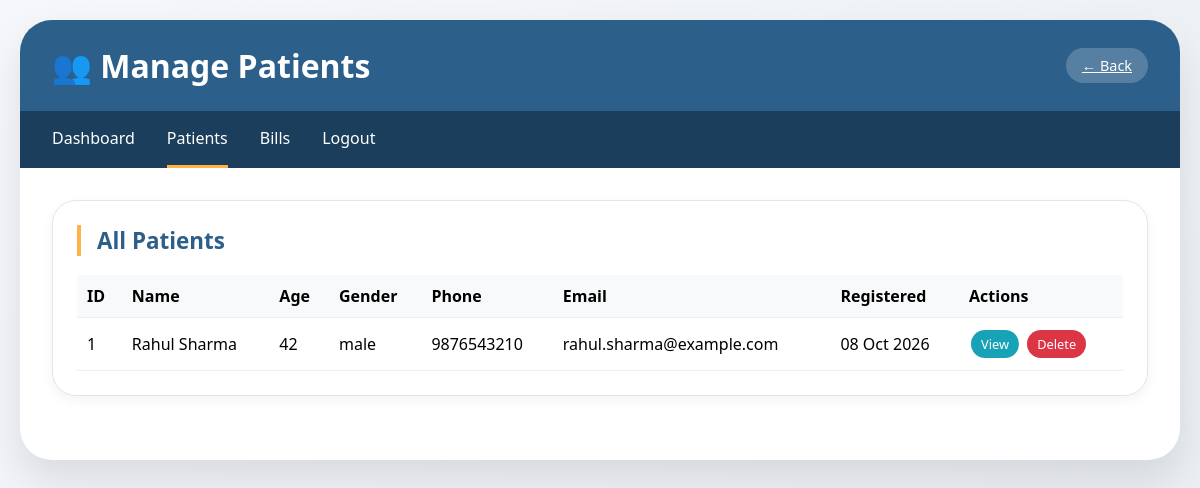
The app's page /admin_patients.php (signed in) with its own data.
### tables this page shows
CREATE TABLE IF NOT EXISTS patients (
    id INT AUTO_INCREMENT PRIMARY KEY,
    name VARCHAR(150) NOT NULL,
    age INT NOT NULL,
    gender VARCHAR(20) NOT NULL,
    phone VARCHAR(20) NOT NULL UNIQUE,
    email VARCHAR(150) NULL,
    created_at TIMESTAMP DEFAULT CURRENT_TIMESTAMP
);

### admin_patients.php (the view, shortened to what this page needs)
<?php
require_once 'config.php';
$page = isset($_GET['page']) ? (int)$_GET['page'] : 1;
$limit = 10;
$offset = ($page - 1) * $limit;
$stmt = $pdo->prepare("SELECT * FROM patients ORDER BY created_at DESC LIMIT :limit OFFSET :offset");
$stmt->bindValue(':limit', $limit, PDO::PARAM_INT);
$stmt->bindValue(':offset', $offset, PDO::PARAM_INT);
$stmt->execute();
$patients = $stmt->fetchAll(PDO::FETCH_ASSOC);
?>
<!DOCTYPE html>
<html>
<head>
    <link rel="stylesheet" href="style.css">
</head>
<body>
<div class="kiosk-container">
    <div class="header"><h1>👥 Manage Patients</h1><div class="user-info"><a href="admin_dashboard.php" style="color:white;">← Back</a></div></div>
    <div class="nav">
        <ul>
            <li><a href="admin_dashboard.php">Dashboard</a></li>
            <li><a href="admin_patients.php" class="active">Patients</a></li>
            <li><a href="admin_bills.php">Bills</a></li>
            <li><a href="admin_logout.php">Logout</a></li>
        </ul>
    </div>
    <div class="main-content">
        <div class="card">
            <h2 class="card-title">All Patients</h2>
            <?php if(empty($patients)): ?>
                <p style="color: red;">No patients found in database. Please add some patients first.</p>
            <?php else: ?>
                <table>
                    <thead>
                        <tr><th>ID</th><th>Name</th><th>Age</th><th>Gender</th><th>Phone</th><th>Email</th><th>Registered</th><th>Actions</th></tr>
                    </thead>
                    <tbody>
                        <?php foreach($patients as $p): ?>
                        <tr>
                            <td><?= htmlspecialchars($p['id']) ?></td>
                            <td><?= htmlspecialchars($p['name']) ?></td>
                            <td><?= htmlspecialchars($p['age']) ?></td>
                            <td><?= htmlspecialchars($p['gender']) ?></td>
                            <td><?= htmlspecialchars($p['phone']) ?></td>
                            <td><?= htmlspecialchars($p['email']) ?></td>
                            <td><?= date('d M Y', strtotime($p['created_at'])) ?></td>
                            <td>
                                <a href="admin_view_patient.php?id=<?= $p['id'] ?>" class="action-btn view-btn">View</a>
                                <a href="?delete=<?= $p['id'] ?>" onclick="return confirm('Delete this patient?')" class="action-btn delete-btn">Delete</a>
                            </td>
                        </tr>
                        <?php endforeach; ?>
                    </tbody>
                </table>
            <?php endif; ?>
        </div>
    </div>
</div>
</body>
</html>

### style.css (style rules this page uses)
* { margin: 0; padding: 0; box-sizing: border-box; }
body { font-family: 'Segoe UI', Tahoma, Geneva, Verdana, sans-serif; background: linear-gradient(135deg, #f5f7fa 0%, #e9edf2 100%); min-height: 100vh; padding: 20px; }
.kiosk-container { max-width: 1400px; margin: 0 auto; background: white; border-radius: 32px; box-shadow: 0 20px 40px rgba(0,0,0,0.1); overflow: hidden; }
.header { background: #2c5f8a; color: white; padding: 1.5rem 2rem; display: flex; justify-content: space-between; align-items: center; flex-wrap: wrap; }
.user-info { background: rgba(255,255,255,0.2); padding: 0.5rem 1rem; border-radius: 40px; font-size: 0.9rem; }
.nav { background: #1a3e5c; padding: 0 2rem; }
.nav ul { list-style: none; display: flex; gap: 2rem; }
.nav ul li a { display: inline-block; padding: 1rem 0; color: white; text-decoration: none; font-weight: 500; transition: 0.3s; border-bottom: 3px solid transparent; }
.nav ul li a:hover, .nav ul li a.active { border-bottom-color: #ffb347; }
.main-content { padding: 2rem; }
.card { background: #fff; border-radius: 24px; box-shadow: 0 4px 12px rgba(0,0,0,0.05); padding: 1.5rem; margin-bottom: 2rem; border: 1px solid #e0e6ed; }
.card-title { font-size: 1.4rem; color: #2c5f8a; margin-bottom: 1.2rem; border-left: 4px solid #ffb347; padding-left: 1rem; }
table { width: 100%; border-collapse: collapse; }
th, td { padding: 12px; text-align: left; border-bottom: 1px solid #e2e8f0; }
th { background: #f8fafc; font-weight: 600; }

### admin_patients.php (style rules this page uses)
.action-btn { padding: 5px 10px; border-radius: 20px; text-decoration: none; font-size: 0.8rem; display: inline-block; margin: 2px; }
.delete-btn { background: #dc3545; color: white; }
.view-btn { background: #17a2b8; color: white; }
table { width: 100%; border-collapse: collapse; }
th, td { padding: 10px; text-align: left; border-bottom: 1px solid #eee; }
th { background: #f8f9fa; }

### records on screen
patients: id "1", name "Rahul Sharma", age "42", gender "male", phone "9876543210", email "rahul.sharma@example.com", created_at "08 Oct 2026"
